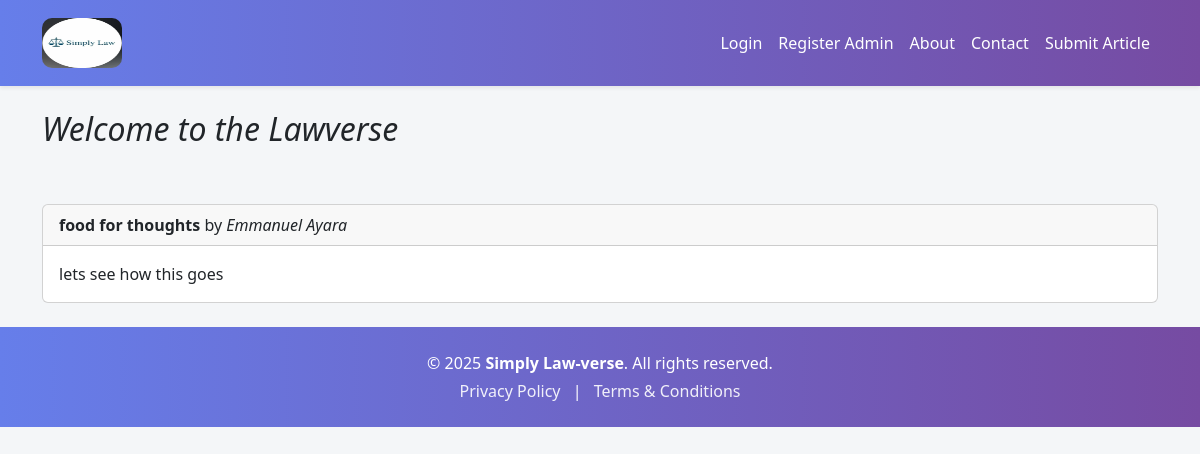
Before: / with the older database file.
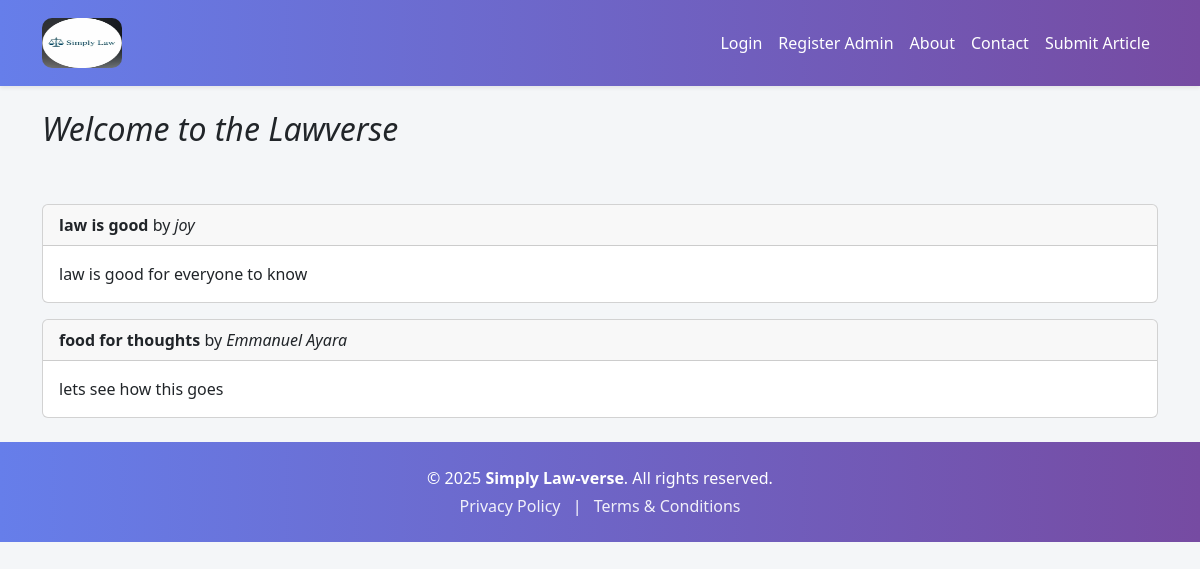
After: the same page with the newer database file.
### models.py (models this page shows)
class Article(db.Model):
    id = db.Column(db.Integer, primary_key=True)
    email = db.Column(db.String(120))
    title = db.Column(db.String(100), nullable=False)
    content = db.Column(db.Text, nullable=False)
    author = db.Column(db.String(100), nullable=False)
    date_posted = db.Column(db.DateTime, default=datetime.utcnow)
    comments = db.relationship('Comment', backref='article', lazy=True)
    status = db.Column(db.String(20), nullable=False, default='pending')
    date_submitted = db.Column(db.DateTime, default=datetime.utcnow)
    image_filename = db.Column(db.String(120), nullable=True)
    document_filename = db.Column(db.String(120), nullable=True)
    approved = db.Column(db.Boolean, default=False)  # <- important!

### routes.py (the view)
@app.route('/')
def home():
    articles = Article.query.filter_by(status='approved').order_by(Article.id.desc()).all()
    return render_template('home.html', articles=articles)

### templates/home.html
{% extends 'layout.html' %}
{% block content %}
<h2> <em> Welcome to the Lawverse </em> </h2> <br> <br>
{% for article in articles %}
  <div class="card mb-3">
    <div class="card-header"><strong>{{ article.title }}</strong> by <em>{{ article.author }} </em> </div>
    <div class="card-body">{{ article.content }}</div>
  </div>
{% else %}
  <p>No approved articles yet.</p>
{% endfor %}
{% endblock %}

Changed rows visible on the page:
now on this page (row edited): Article: title "law is good", author "joy", content "law is good for everyone to know"
